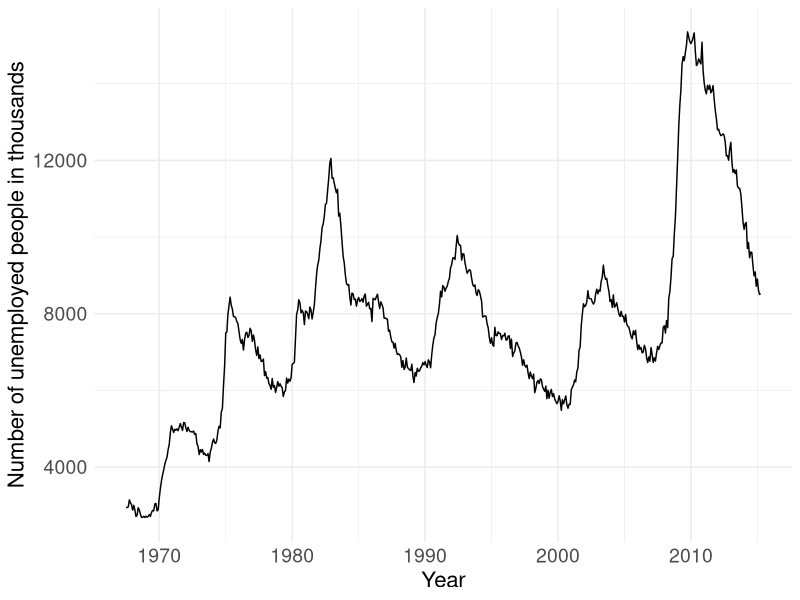
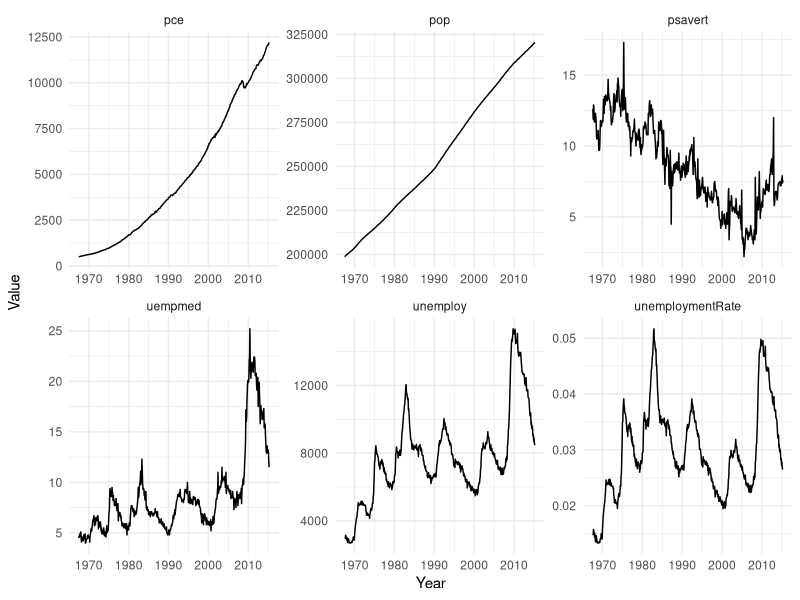

Generate these figures, in order, with R:
library(tidyverse)

economics = ggplot2::economics

# a)
economics %>%
  mutate(unemploymentRate = unemploy/pop) -> economics


# b)
economics %>%
  ggplot(aes(x=date, y=unemploy)) + geom_line() + 
  xlab("Year") + ylab("Number of unemployed people in thousands") + 
  theme_minimal() + theme(axis.text = element_text(size = 14), axis.title = element_text(size = 16))


# c)
economics %>%
  gather(indicator, value, -date) %>%
  ggplot(aes(x=date, y=value)) + geom_line() + facet_wrap(.~indicator, scales = "free") +
  xlab("Year") + ylab("Value") + theme_minimal()
